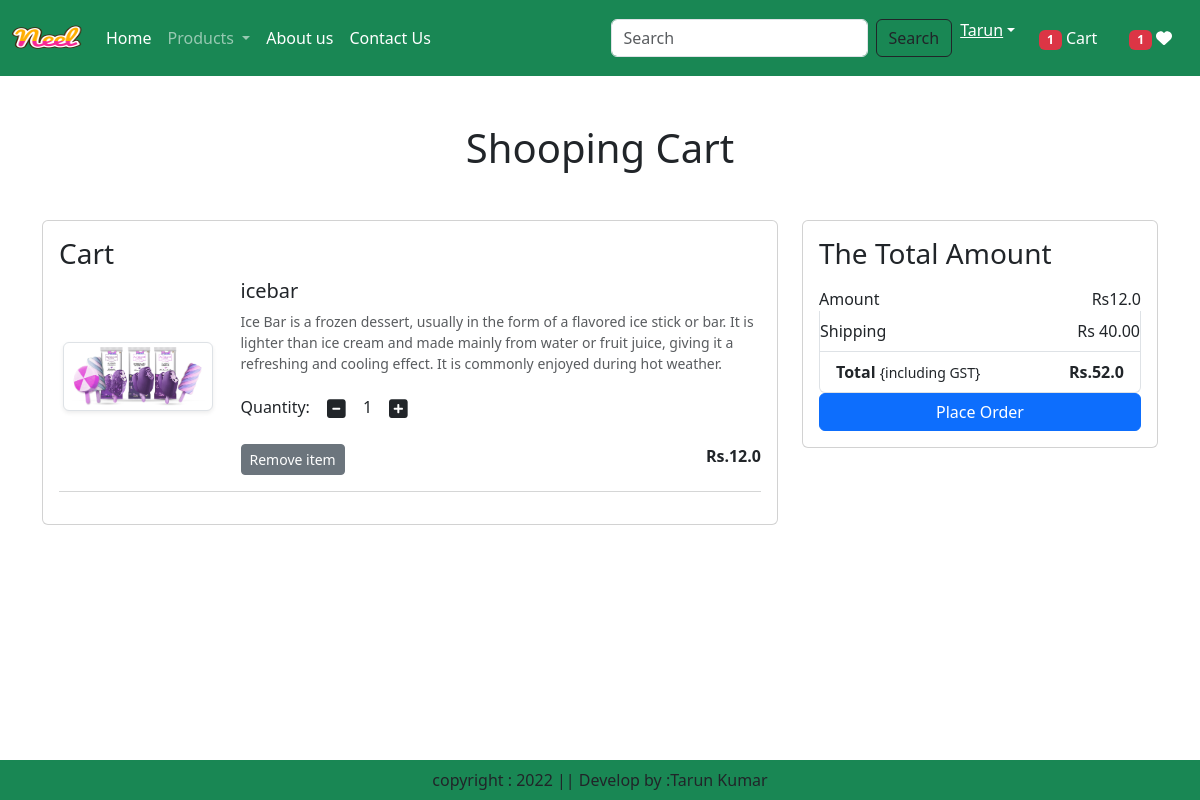
The page /cart/ (signed in) on the database its author committed.
### app/models.py (models this page shows, shortened)
class Cart(models.Model):
    user=models.ForeignKey(User,on_delete=models.CASCADE)
    product=models.ForeignKey(Product,on_delete=models.CASCADE)
    quantity=models.PositiveIntegerField(default=1)

class Product(models.Model):
    title=models.CharField(max_length=100)
    selling_price=models.FloatField()
    discounted_price=models.FloatField()
    description=models.TextField()
    compostion=models.TextField(default='')
    prodapp=models.TextField(default='')
    category=models.CharField(choices=CATEGORY_CHOICES,max_length=2)
    product_images=models.ImageField(upload_to='product')

### app/views.py (the view)
# urls.py: path('cart/',views.show_cart,name='showcart'),
@login_required
def show_cart(request):
    user=request.user
    cart=Cart.objects.filter(user=user)
    amount=0
    for p in cart:
        value=p.quantity*p.product.discounted_price
        amount=amount+value
    totalamount=amount +40
    totalitem=0
    wishitem=0
    if request.user.is_authenticated:
        totalitem=len(Cart.objects.filter(user=request.user))
        wishitem=len(Wishlist.objects.filter(user=request.user))
    return render(request,'app/addtocart.html',locals())

### app/templates/app/addtocart.html (shortened to what this page needs)
{% extends 'app/base.html' %}
{% load static %}
{% block main-content %}
<div class="container my-5">
    <div class="row">
        {% if cart %}
        <h1 class="text-center mb-5">Shooping Cart</h1>
        <div class="col-sm-8">
            <div class="card">
                <div class="card-body">
                    <h3>Cart</h3>
                    {% for item in cart %}
                    <div class="row">
                        <div class="col-sm-3 text-center align-self-center">
                            <img src="{{item.product.product_images.url}}" alt="" srcset=""
                                 class="img-fluid img-thumbnail shadow-sm"
                                 height="150" width="150">
                        </div>
                        <div class="col-sm-9">
                            <div>
                                <h5>{{item.product.title}}</h5>
                                <p class="mb-2 text-muted small">
                                    {{item.product.description}}
                                </p>
                                <div class="my-3">
                                    <label for="quantity">Quantity:</label>
                                    <a class="minus-cart btn" pid="{{item.product.id}}">
                                        <i class="fas fa-minus-square fa-lg"></i>
                                    </a>
                                    <span class="quantity">{{item.quantity}}</span>
                                    <a class="plus-cart btn" pid="{{item.product.id}}">
                                        <i class="fas fa-plus-square fa-lg"></i>
                                    </a>
                                </div>
                                <div class="d-flex justify-content-between">
                                    <a  class="remove-cart btn btn-sm btn-secondary mr-3"
                                       pid="{{item.product.id}}">
                                        Remove item
                                    </a>
                                    <p class="mb-0">
                                        <span>
                                            <strong>Rs.{{item.product.discounted_price}}</strong>
                                        </span>
                                    </p>
                                </div>
                            </div>
                        </div>
                    </div>
                    <hr class="text-muted">
                    {% endfor %}
                </div>
            </div>
        </div>
        <div class="col-sm-4">
            <div class="card">
                <div class="card-body">
                    <h3>The Total Amount</h3>
                    <ul class="list-group">
                        <li class="list-group-item d-flex justify-content-between align-items-center border-0 px-0 pb-0">
                            Amount
                            <span id="amount">Rs{{amount}}</span>
                        </li>
                        <li class="list-group-item d-flex justify-content-between align-items-center px-0">
                            Shipping
                            <span>Rs 40.00</span>
                        </li>
                        <li class="list-group-item d-flex justify-content-between align-items-center">
                            <div>
                                <strong>Total</strong>
                                <small>{including GST}</small>
                            </div>
                            <span id="totalamount">
                                <strong>Rs.{{totalamount}}</strong>
                            </span>
                        </li>
                    </ul>
                    <div class="d-grid">
                        <a href="{% url 'checkout' %}" class="btn btn-primary">
                            Place Order
                        </a>
                    </div>
                </div>
            </div>
        </div>
        {% else %}
        <h1 class="text-center mb-5">Cart is Empty</h1>
        {% endif %}
    </div>
</div>
{% endblock main-content %}

### rows shown on the page
Cart: product.product_images (picture), product "icebar", product.description "Ice Bar is a frozen dessert, usually in the form of a flavored ice stick or bar. It is lighter than ice cream and made mainly from water or fruit juice, giving it a refreshing and cooling effect. It is commonly enjoyed during hot weather.", quantity "1", product.discounted_price "12.0"

### other values the page prints
{{ totalitem }} "1"
{{ wishitem }} "1"
{{ amount }} "12.0"
{{ totalamount }} "52.0"
